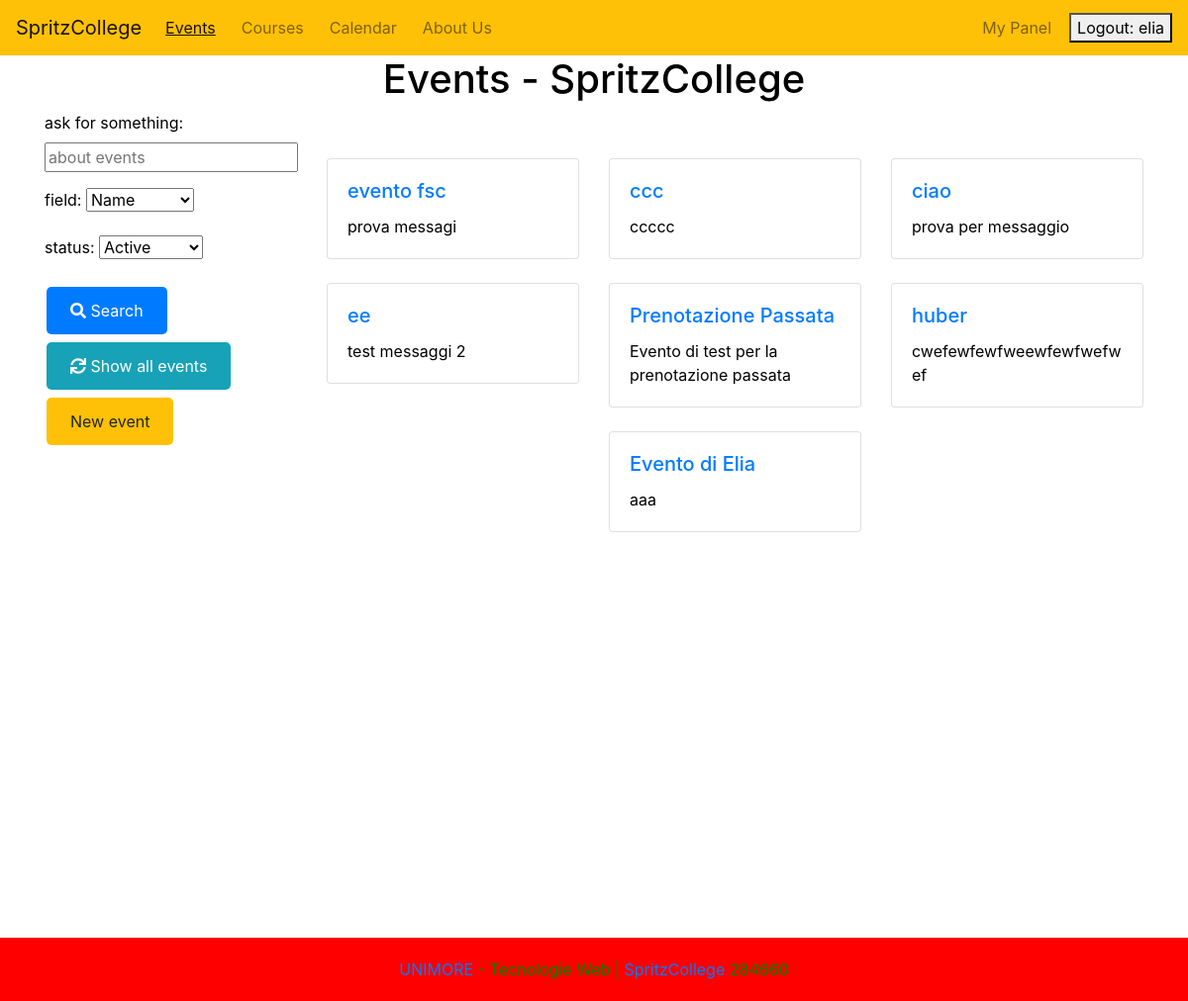
The page /activities/events/ (signed in) on the database as committed earlier.
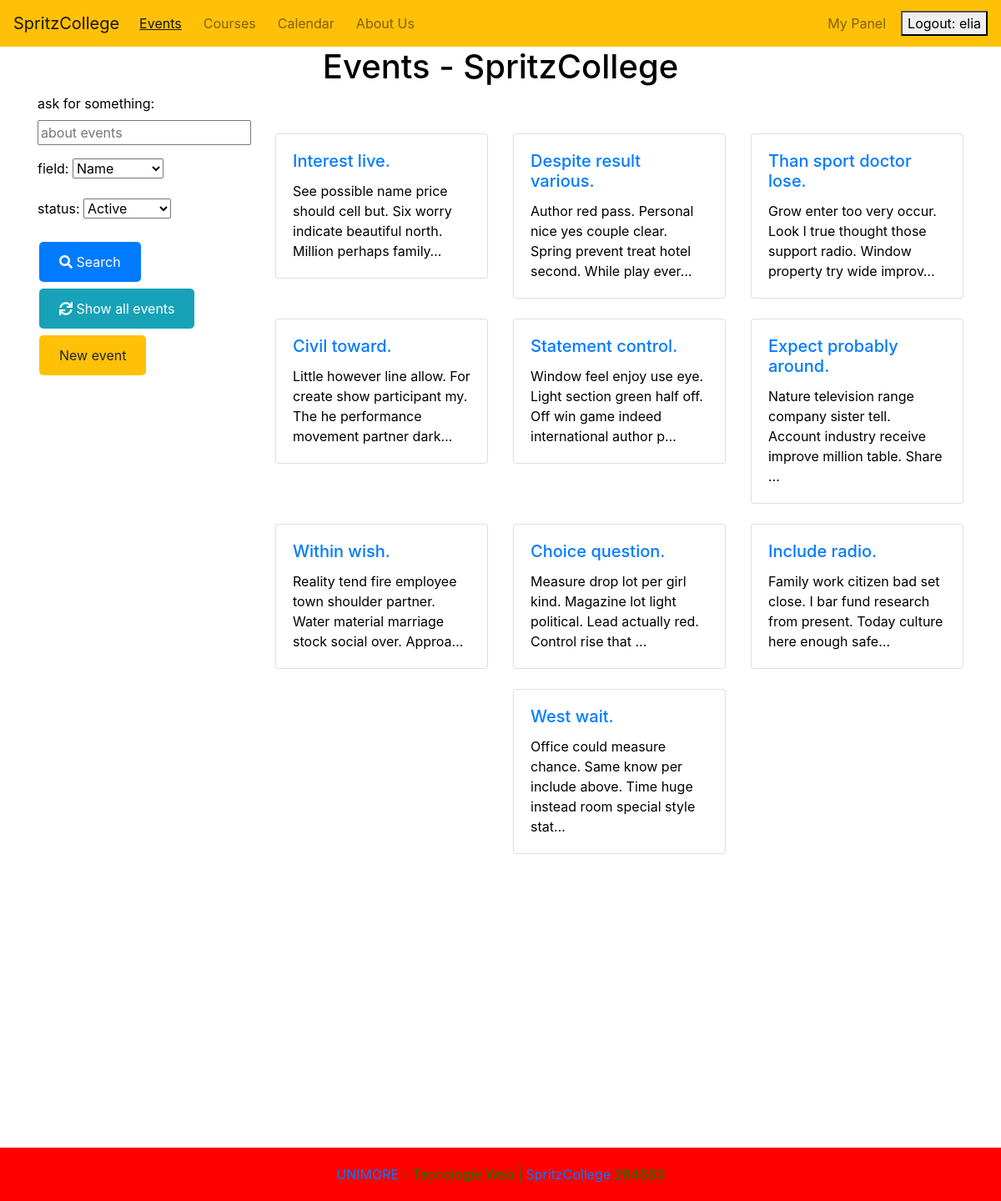
The same page on the database as committed later.
### Activities/models.py (models this page shows, shortened)
class Event(models.Model):
    name = models.CharField(max_length=100)
    description = models.TextField(max_length=250)
    date = models.DateTimeField(default=default_event_time)
    duration = models.DurationField(null=True, blank=True)
    price = models.DecimalField(max_digits=10, decimal_places=1, null=True, blank=True, default=0)
    max_capacity = models.IntegerField(default=100)
    place = models.CharField(max_length=100, default="conference room")
    status = models.CharField(max_length=20, choices=[('active', 'Active'), ('cancelled', 'Cancelled'), ('completed', 'Completed')], default='active')
    class Meta:
        ordering = ['date']

### Activities/views.py (the view)
# urls.py: path("events/", EventsList.as_view(), name="list_events"),
class EventsList(ListView):
    model = Event
    template_name = "Activities/Events/events.html"
    def get_queryset(self):
        full_queryset = super().get_queryset()
        filtered_queryset = super().get_queryset()
        search_string = self.request.GET.get("search_string", "")
        search_where = self.request.GET.get("search_where", "")
        status = self.request.GET.get("status", "")
        print ("Parametri di ricerca: \n")
        print (f"stringa: {search_string}")
        print (f"dove: {search_where}")
        print (f"stato: {status}")
        search_performed = False
        if search_string and search_where:
            search_performed = True
            if search_where == "Name":
                filtered_queryset = full_queryset.filter(name__icontains=search_string, status=status)
            elif search_where == "Description":
                filtered_queryset = full_queryset.filter(description__icontains=search_string, status=status)
        if status:
            search_performed = True
            filtered_queryset = filtered_queryset.filter(status=status)
        if not filtered_queryset.exists() and search_performed:
            messages.add_message(self.request, messages.INFO, 'No results found for your search criteria.')
            return full_queryset
        self.filtered_queryset = filtered_queryset
        self.search_performed = search_performed
        return filtered_queryset
    def get_context_data(self, **kwargs):
        context = super(EventsList, self).get_context_data(**kwargs)
        context['form'] = SearchForm(self.request.GET or None)
        context['title'] = "Events"
        if hasattr(self, 'filtered_queryset') and self.filtered_queryset.exists() and self.search_performed:
            out = string_for_title (self.request.GET.get("search_string", ""), self.request.GET.get("status", ""))
            context['title'] = out
        return context

### Activities/forms.py
class SearchForm(forms.Form):
    SEARCH_CHOICES = (
        ('Name', 'Name'),
        ('Description', 'Description'),
    )
    STATUS_CHOICES = (
        ('active', 'Active'),
        ('cancelled', 'Cancelled'),
        ('completed', 'Completed'),
    )
    search_string = forms.CharField(max_length=100, required=False, widget=forms.TextInput(attrs={'placeholder': 'about events'}), label='ask for something',)
    search_where = forms.ChoiceField(choices=SEARCH_CHOICES, required=False, label='field')
    status = forms.ChoiceField(choices=STATUS_CHOICES, required=False, initial='active', label='status')

### Activities/templates/Activities/Events/events.html (shortened to what this page needs)
{% extends 'base.html' %}
{% block content %}
{% load static %}
<div class="container">
    <h1 class="text-center">{{ title }} - SpritzCollege</h1>
    {% if object_list.count == 0 %}
        {% if not request.user.is_authenticated %}
        <div class="alert alert-info text-center" role="alert">
            There are no scheduled events! <br> Come back later or <a href="{% url 'register' %}">sign up</a> to be the first to be informed!
        </div>
        {% endif %}
        {% if request.user.is_authenticated %}
            {% for group in request.user.groups.all %}
            {% if group.name == 'culture' %}
            <div class="alert alert-info text-center" role="alert">
                There are no scheduled events! <br> Come back later or... if you want, you can <a href="{% url 'new_event' %}">create a new event</a>!
            </div>
            {% endif %}
            {% endfor %}
        {% endif %}
    {% else %}
    <div class="row">
        <div class="col-md-3">
            <form id="searchForm" class="search-form" method="get" action="">
                {{ form.as_p }}
                <button type="submit" class="btn btn-primary"><i class="fas fa-search"></i> Search</button>
                <button type="button" onclick="resetForm()" class="btn btn-info"><i class="fas fa-sync"></i> Show all events</button>
                <br>
                {% if request.user.is_authenticated %}
                    {% for group in request.user.groups.all %}
                    {% if group.name == 'culture' %}
                    <a href="{% url 'new_event' %}" class="btn btn-warning">New event</a>
                    {% endif %}
                    {% endfor %}
                {% endif %}
                <br>
            </form>
        </div>
        <div class="col-md-9">
            <div class="event-list-container">
                <div class="row justify-content-center mt-5">
                    {% for event in object_list %}
                    <div class="col-md-4 mb-4">
                        <div class="card">
                            <div class="card-body">
                                <h5 class="card-title"><a href="{% url 'event_detail' event.id %}">{{ event.name }}</a></h5>
                                <p class="card-text">{{ event.description|truncatechars:100 }}</p>
                            </div>
                        </div>
                    </div>
                    {% endfor %}
                </div>
            </div>
        </div>
    </div>
    {% endif %}
</div>
{% endblock %}

Rows that differ between the two databases and show on the page:
removed Event: name "evento fsc", description "prova messagi"
removed Event: name "ccc", description "ccccc"
removed Event: name "ciao", description "prova per messaggio"
removed Event: name "ee", description "test messaggi 2"
removed Event: name "Prenotazione Passata", description "Evento di test per la prenotazione passata"
removed Event: name "huber", description "cwefewfewfweewfewfwefwef"
removed Event: name "Evento di Elia", description "aaa"
added Event: name "Interest live.", description "See possible name price should cell but. Six worry indicate beautiful north. Million perhaps family…"
added Event: name "Despite result various.", description "Author red pass. Personal nice yes couple clear. Spring prevent treat hotel second. While play ever…"
added Event: name "Than sport doctor lose.", description "Grow enter too very occur. Look I true thought those support radio. Window property try wide improv…"
added Event: name "Civil toward.", description "Little however line allow. For create show participant my. The he performance movement partner dark…"
added Event: name "Statement control.", description "Window feel enjoy use eye. Light section green half off. Off win game indeed international author p…"
added Event: name "Expect probably around.", description "Nature television range company sister tell. Account industry receive improve million table. Share …"
added Event: name "Within wish.", description "Reality tend fire employee town shoulder partner. Water material marriage stock social over. Approa…"
added Event: name "Choice question.", description "Measure drop lot per girl kind. Magazine lot light political. Lead actually red. Control rise that …"
added Event: name "Include radio.", description "Family work citizen bad set close. I bar fund research from present. Today culture here enough safe…"
added Event: name "West wait.", description "Office could measure chance. Same know per include above. Time huge instead room special style stat…"
